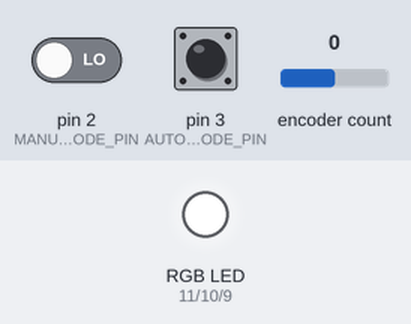
A sketch run on a simulated Arduino Uno, built with avr-gcc and run on an emulated ATmega328P. Shown: an RGB LED mixed from three pins (HIGH = lit). The inputs (shaded band) are chosen by the test bench; at power-on: pin 3 (AUTO_MODE_PIN) LOW, pin 2 (MANUAL_MODE_PIN) LOW, encoder count 0. Dim RGB values are drawn brighter than linear.

Above: at 6.3 s.
6.4 s: pin 3 (AUTO_MODE_PIN) pulled HIGH for 1 s
At 8.5 s:
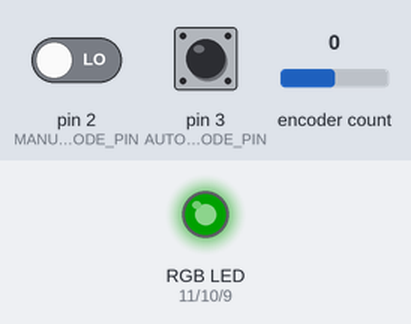
8.9 s: pin 3 (AUTO_MODE_PIN) pulled HIGH for 3.2 s
At 12.6 s:
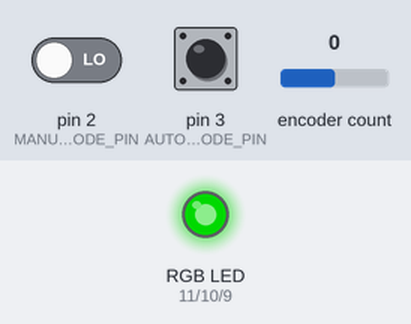
13.6 s: pin 3 (AUTO_MODE_PIN) pulled HIGH for 3.2 s
At 17.4 s:
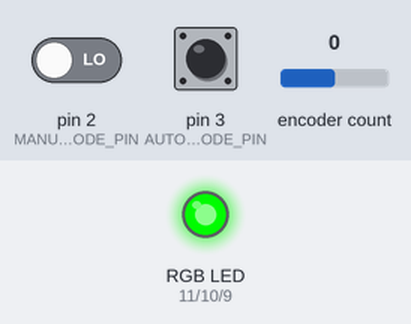
18.3 s: pin 3 (AUTO_MODE_PIN) pulled HIGH for 1 s
At 18.75 s:
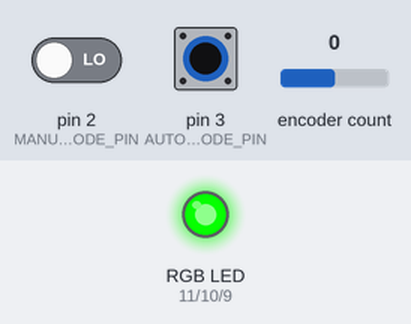
20.8 s: pin 3 (AUTO_MODE_PIN) pulled HIGH for 3.2 s
At 25.1 s:
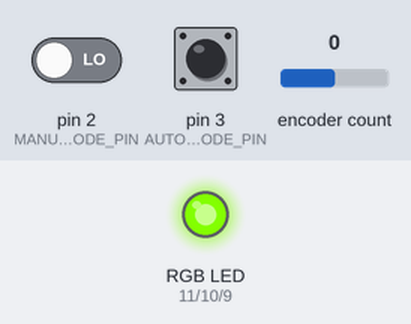
25.5 s: pin 2 (MANUAL_MODE_PIN) driven HIGH and pin 3 (AUTO_MODE_PIN) driven HIGH
At 27.76 s:
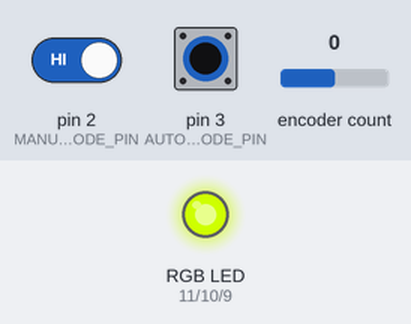
Timing chart, 0 to 33.0 s (numbered marks = the images above; inputs shaded):
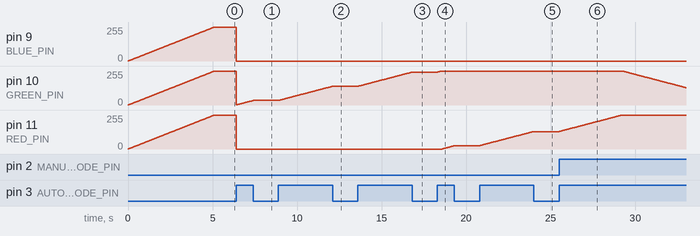

Measured:
- after the input at 6.4 s, pin 9 (BLUE_PIN), pin 11 (RED_PIN): 254/255 → 0/255 at once
- after the input at 8.9 s, pin 10 (GREEN_PIN): moves from 34/255 to 140/255 over 3.2 s, starting at once
- after the input at 13.6 s, pin 10 (GREEN_PIN): moves from 140/255 to 246/255 over 3.2 s, starting at once
- after the input at 18.3 s, pin 10 (GREEN_PIN): moves from 246/255 to 255/255 over 0.24 s, starting at once; pin 11 (RED_PIN): moves from 0/255 to 25/255 over 0.72 s, starting after 0.27 s
- after the input at 20.8 s, pin 11 (RED_PIN): moves from 25/255 to 131/255 over 3.2 s, starting at once
- after the input at 25.5 s, pin 10 (GREEN_PIN): moves from 255/255 to 130/255 over 3.7 s, starting after 3.7 s; pin 11 (RED_PIN): moves from 131/255 to 255/255 over 3.7 s, starting at once

The sketch:

encoder_tested.ino
```cpp
 #include <Encoder.h>

/* find maximum of a and b */
#define MAX(a,b) (((a)>(b))?(a):(b))

/* absolute value of a */
#define ABS(a) (((a)<0) ? -(a) : (a))

/* take sign of a, either -1, 0, or 1 */
#define ZSGN(a) (((a)<0) ? -1 : (a)>0 ? 1 : 0)

/* colors are equal  */
#define EQUAL(a, b) (a.x == b.x && a.y == b.y && a.z == b.z)

/* no of points we travel on */
#define NO_POINTS 9

/* start position */
#define START_POINT 1

struct color {
    int x;
    int y;
    int z;
};

struct color current_color = (struct color) {0, 0, 0};
int target = START_POINT + 1;
int last_direction = 1;

struct color points[] = {
    (struct color) {255, 255, 255},
    (struct color) {  0,   0,   0},
    (struct color) {  0, 255,   0},
    (struct color) {255, 255,   0},
    (struct color) {255,   0,   0},
    (struct color) {255,   0, 255},
    (struct color) {  0,   0, 255},
    (struct color) {  0, 255, 255},
    (struct color) {255, 255, 255}
};

struct color line3d(struct color a, struct color b)
{
    int x1, y1, z1;
    int x2, y2, z2;
    x1 = a.x; y1 = a.y; z1 = a.z;
    x2 = b.x; y2 = b.y; z2 = b.z;
    int xd, yd, zd;
    int x, y, z;
    int ax, ay, az;
    int sx, sy, sz;
    int dx, dy, dz;

    dx = x2 - x1;
    dy = y2 - y1;
    dz = z2 - z1;

    ax = ABS(dx) << 1;
    ay = ABS(dy) << 1;
    az = ABS(dz) << 1;

    sx = ZSGN(dx);
    sy = ZSGN(dy);
    sz = ZSGN(dz);

    x = x1;
    y = y1;
    z = z1;

    if (ax >= MAX(ay, az))            /* x dominant */
    {
        yd = ay - (ax >> 1);
        zd = az - (ax >> 1);
        for (;;)
        {
            if (x == x2)
            {
                return (struct color) {x, y, z};
            }

            if (yd >= 0)
            {
                y += sy;
                yd -= ax;
            }

            if (zd >= 0)
            {
                z += sz;
                zd -= ax;
            }


            x += sx;
            yd += ay;
            zd += az;

            return (struct color) {x, y, z};
        }
    }
    else if (ay >= MAX(ax, az))            /* y dominant */
    {
        xd = ax - (ay >> 1);
        zd = az - (ay >> 1);
        for (;;)
        {
            if (y == y2)
            {
                return (struct color) {x, y, z};
            }

            if (xd >= 0)
            {
                x += sx;
                xd -= ay;
            }

            if (zd >= 0)
            {
                z += sz;
                zd -= ay;
            }

            y += sy;
            xd += ax;
            zd += az;

            return (struct color) {x, y, z};
        }
    }
    else if (az >= MAX(ax, ay))            /* z dominant */
    {
        xd = ax - (az >> 1);
        yd = ay - (az >> 1);
        for (;;)
        {
            if (z == z2)
            {
                return (struct color) {x, y, z};
            }

            if (xd >= 0)
            {
                x += sx;
                xd -= az;
            }

            if (yd >= 0)
            {
                y += sy;
                yd -= az;
            }

            z += sz;
            xd += ax;
            yd += ay;

            return (struct color) {x, y, z};
        }
    }

    return (struct color) {x, y, z};
}


struct color next_color(int dir) {
  for(int i = 0; i < 7; i ++) {
      // if we reached or current target
      if(EQUAL(current_color, points[target])) {
          // if one of the ends of the color ponints array was reached
          if(target == NO_POINTS || target == 0) {
              // check if the new direction does not go out of bounds
              if(target + dir < NO_POINTS && target + dir > 0) {
                  target += dir;
                  current_color = line3d(current_color, points[target]);
              } else {
                  // trying to get out of bounds. return same color
                  return current_color;
              }
          } else {
              // get to the next target, generate next color
              target += dir;
              current_color = line3d(current_color, points[target]);
          }
      // haven't reached out target yet
      } else {
          // check if we need to change direction
          if(dir != last_direction) {
              target += dir;
              // not sure why i did this
              if(EQUAL(current_color, points[target])) {
                target+=dir;
              }
          }
          current_color = line3d(current_color, points[target]);
      }

    last_direction = dir;
    return current_color;
  }
}

// !!!!!!!!!!!!!!!!!!!!!!!in Encode.h need to change a plus2 to minus2!!!!!!!!!!!!!!!!!!
// if it does not workk, of course

#define ENCODER_PINA 6
#define ENCODER_PINB 7

#define MANUAL_MODE_PIN 2
#define AUTO_MODE_PIN 3

#define RED_PIN   11
#define GREEN_PIN 10
#define BLUE_PIN  9

// point bounds for automatic mode
#define AUTO_LOWER_BOUND 1
#define AUTO_UPPER_BOUND 7

/* COLORS */
#define RED   (struct color) {255,   0,   0}
#define GREEN (struct color) {0,   255,   0}
#define BLUE  (struct color) {0,     0, 255}
#define WHITE (struct color) {255, 255, 255}
#define BLACK (struct color) {0,     0,   0}

/*  ERRORS   */
// manual/auto button, both wires HIGH or both wire LOW
#define MA_BUTTON_LOW_ERR  0
#define MA_BUTTON_HIGH_ERR 1

/* ENCODER FUNCTIONS */
#define NONE                   -1
#define CHANGE_COLOR            0
#define MAKE_TRANSITION         1
#define CHANGE_INTENSITY        2
#define CHANGE_TRANSITION_SPEED 3

// time after encoder action expires in milliseconds
#define TIMER_TIME_OUT 500

#define MAX_TRANSITION_DELAY 300
#define MIN_TRANSITION_DELAY 1

Encoder myEnc(ENCODER_PINA, ENCODER_PINB);
long old_pos;
long new_pos;
int button_auto;
int button_manual;
int auto_direction;
int active_encoder_function;
int encoder_has_action;
int transition_delay;
unsigned long timer;

void write_rgb(struct color c) {
//  print_color(c);
  analogWrite(RED_PIN, c.x);
  analogWrite(GREEN_PIN, c.y);
  analogWrite(BLUE_PIN, c.z);
}

void test() {
  struct color red = {255, 0, 0};
  struct color green = {0, 255, 0};
  struct color blue = {0, 0, 255};
  struct color s  = {0, 255, 255};
  struct color ss = {255, 0, 255};
  struct color sss = {255, 255, 0};
  struct color white = {255, 255, 255};
  struct color black = {0, 0, 0};

  write_rgb(red);
  delay(700);
  write_rgb(black);
  write_rgb(green);
  delay(700);
  write_rgb(black);
  write_rgb(blue);
  delay(700);
  write_rgb(black);
}

void flash_color(struct color err_color) {
  for(int i = 0; i < 3; i++) {
     write_rgb(err_color);
     delay(400);
  }

  write_rgb(BLACK);
}

// 0 blue led flashing -> auto/manual button both low
// 1 red led flashing  -> auto/manual button borh high
void flash_error(int error) {
  if(error == MA_BUTTON_LOW_ERR) {
    flash_color(BLUE);
  }

  if(error == MA_BUTTON_HIGH_ERR) {
    flash_color(RED);
  }
}

void print_color(struct color a)
{
    char text[50];
    sprintf(text, "x:%d  y:%d  z:%d\n", a.x, a.y, a.z);
    Serial.println(text);
}

void startup() {
   for(int i = 0; i < 255; i++) {
     analogWrite(RED_PIN, i);
     analogWrite(BLUE_PIN, i);
     analogWrite(GREEN_PIN, i);
     delay(20);
   }
}

void setup() {
  Serial.begin(9600);
  pinMode(MANUAL_MODE_PIN, INPUT);
  pinMode(AUTO_MODE_PIN, INPUT);

  pinMode(RED_PIN, OUTPUT);
  pinMode(GREEN_PIN, OUTPUT);
  pinMode(BLUE_PIN, OUTPUT);

  new_pos = 0;
  old_pos = 0;

  button_auto = 0;
  button_manual = 0;

  active_encoder_function = NONE;
  encoder_has_action = 0;
  transition_delay = 30;
  timer = 0;
  auto_direction = 1;

  startup();
}

void loop() {
  new_pos = myEnc.read();
  int encoder_changed = new_pos - old_pos;
  int dir = ZSGN(encoder_changed);

  button_manual = digitalRead(MANUAL_MODE_PIN);
  button_auto = digitalRead(AUTO_MODE_PIN);

//  next_color(1);
//  write_rgb(current_color);

  //delay(10);

  if(button_manual && dir != 0) {
    next_color(ZSGN(encoder_changed));
    write_rgb(current_color);
    old_pos = new_pos;
  }

  if(button_auto) {
    if(transition_delay + dir < MAX_TRANSITION_DELAY && transition_delay + dir > MIN_TRANSITION_DELAY) {
      transition_delay += dir;
    }

    // color change logic
    if(target == AUTO_LOWER_BOUND) {
      auto_direction = 1;
    }
    if(target == AUTO_UPPER_BOUND) {
      auto_direction = -1;
    }

    next_color(auto_direction);
    write_rgb(current_color);

    delay(transition_delay);
  }
}
```
